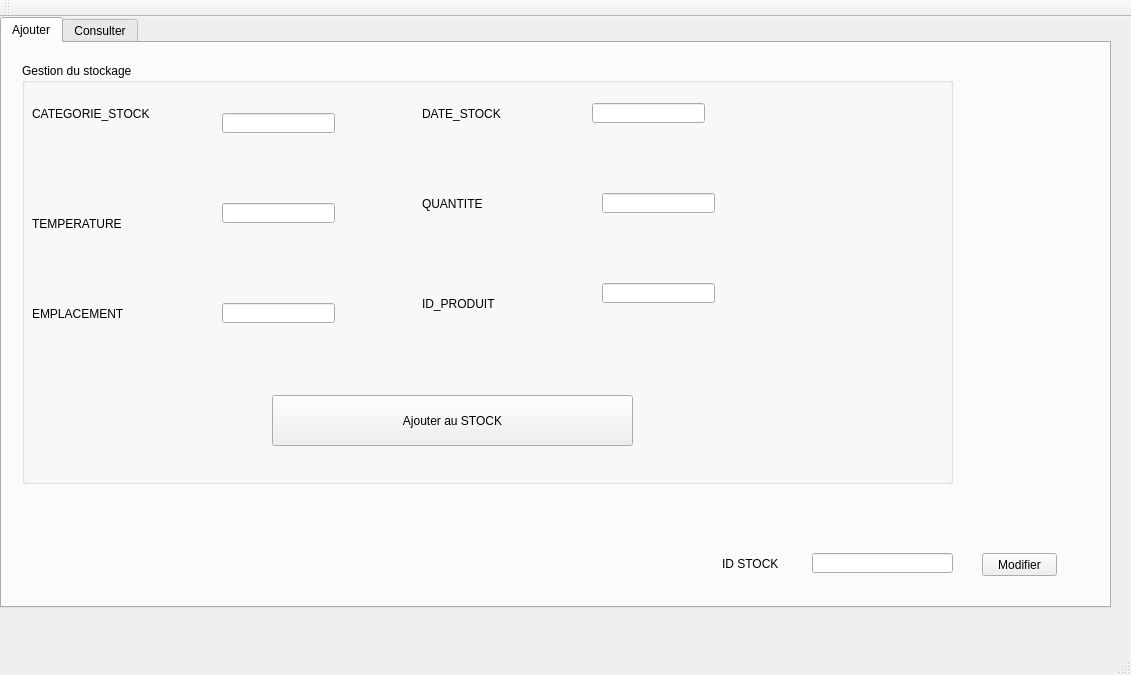
<?xml version="1.0" encoding="UTF-8"?>
<ui version="4.0">
 <class>MainWindow</class>
 <widget class="QMainWindow" name="MainWindow">
  <property name="geometry">
   <rect>
    <x>0</x>
    <y>0</y>
    <width>1131</width>
    <height>675</height>
   </rect>
  </property>
  <property name="windowTitle">
   <string>Gestion des Clients</string>
  </property>
  <widget class="QWidget" name="centralWidget">
   <widget class="QTabWidget" name="tabWidget">
    <property name="geometry">
     <rect>
      <x>0</x>
      <y>0</y>
      <width>1111</width>
      <height>591</height>
     </rect>
    </property>
    <property name="currentIndex">
     <number>0</number>
    </property>
    <widget class="QWidget" name="tab">
     <attribute name="title">
      <string>Ajouter</string>
     </attribute>
     <widget class="QGroupBox" name="groupBox">
      <property name="geometry">
       <rect>
        <x>20</x>
        <y>20</y>
        <width>931</width>
        <height>421</height>
       </rect>
      </property>
      <property name="title">
       <string>Gestion du stockage</string>
      </property>
      <widget class="QLabel" name="label_2">
       <property name="geometry">
        <rect>
         <x>10</x>
         <y>40</y>
         <width>171</width>
         <height>21</height>
        </rect>
       </property>
       <property name="text">
        <string>CATEGORIE_STOCK</string>
       </property>
      </widget>
      <widget class="QLabel" name="label_3">
       <property name="geometry">
        <rect>
         <x>10</x>
         <y>150</y>
         <width>131</width>
         <height>21</height>
        </rect>
       </property>
       <property name="text">
        <string>TEMPERATURE</string>
       </property>
      </widget>
      <widget class="QLineEdit" name="lineEdit_2">
       <property name="geometry">
        <rect>
         <x>200</x>
         <y>50</y>
         <width>113</width>
         <height>20</height>
        </rect>
       </property>
      </widget>
      <widget class="QLineEdit" name="lineEdit_3">
       <property name="geometry">
        <rect>
         <x>200</x>
         <y>140</y>
         <width>113</width>
         <height>20</height>
        </rect>
       </property>
      </widget>
      <widget class="QPushButton" name="pushButton">
       <property name="geometry">
        <rect>
         <x>250</x>
         <y>332</y>
         <width>361</width>
         <height>51</height>
        </rect>
       </property>
       <property name="text">
        <string>Ajouter au STOCK</string>
       </property>
      </widget>
      <widget class="QLabel" name="label_4">
       <property name="geometry">
        <rect>
         <x>10</x>
         <y>240</y>
         <width>131</width>
         <height>21</height>
        </rect>
       </property>
       <property name="text">
        <string>EMPLACEMENT</string>
       </property>
      </widget>
      <widget class="QLabel" name="label_5">
       <property name="geometry">
        <rect>
         <x>400</x>
         <y>40</y>
         <width>131</width>
         <height>21</height>
        </rect>
       </property>
       <property name="text">
        <string>DATE_STOCK	</string>
       </property>
      </widget>
      <widget class="QLabel" name="label_6">
       <property name="geometry">
        <rect>
         <x>400</x>
         <y>130</y>
         <width>131</width>
         <height>21</height>
        </rect>
       </property>
       <property name="text">
        <string>QUANTITE	</string>
       </property>
      </widget>
      <widget class="QLabel" name="label_7">
       <property name="geometry">
        <rect>
         <x>400</x>
         <y>230</y>
         <width>131</width>
         <height>21</height>
        </rect>
       </property>
       <property name="text">
        <string>ID_PRODUIT</string>
       </property>
      </widget>
      <widget class="QLineEdit" name="lineEdit_4">
       <property name="geometry">
        <rect>
         <x>200</x>
         <y>240</y>
         <width>113</width>
         <height>20</height>
        </rect>
       </property>
      </widget>
      <widget class="QLineEdit" name="lineEdit_5">
       <property name="geometry">
        <rect>
         <x>570</x>
         <y>40</y>
         <width>113</width>
         <height>20</height>
        </rect>
       </property>
      </widget>
      <widget class="QLineEdit" name="lineEdit_6">
       <property name="geometry">
        <rect>
         <x>580</x>
         <y>130</y>
         <width>113</width>
         <height>20</height>
        </rect>
       </property>
      </widget>
      <widget class="QLineEdit" name="lineEdit_7">
       <property name="geometry">
        <rect>
         <x>580</x>
         <y>220</y>
         <width>113</width>
         <height>20</height>
        </rect>
       </property>
      </widget>
     </widget>
     <widget class="QPushButton" name="pushButton_4">
      <property name="geometry">
       <rect>
        <x>980</x>
        <y>510</y>
        <width>75</width>
        <height>23</height>
       </rect>
      </property>
      <property name="text">
       <string>Modifier</string>
      </property>
     </widget>
     <widget class="QLineEdit" name="lineEdit">
      <property name="geometry">
       <rect>
        <x>810</x>
        <y>510</y>
        <width>141</width>
        <height>20</height>
       </rect>
      </property>
     </widget>
     <widget class="QLabel" name="label">
      <property name="geometry">
       <rect>
        <x>720</x>
        <y>510</y>
        <width>101</width>
        <height>21</height>
       </rect>
      </property>
      <property name="text">
       <string>ID STOCK</string>
      </property>
     </widget>
    </widget>
    <widget class="QWidget" name="tab_2">
     <attribute name="title">
      <string>Consulter</string>
     </attribute>
     <widget class="QTableView" name="tableView">
      <property name="geometry">
       <rect>
        <x>10</x>
        <y>90</y>
        <width>1091</width>
        <height>251</height>
       </rect>
      </property>
     </widget>
     <widget class="QPushButton" name="pushButton_5">
      <property name="geometry">
       <rect>
        <x>940</x>
        <y>490</y>
        <width>75</width>
        <height>23</height>
       </rect>
      </property>
      <property name="text">
       <string>Supprimer</string>
      </property>
     </widget>
     <widget class="QLineEdit" name="textDelete">
      <property name="geometry">
       <rect>
        <x>810</x>
        <y>490</y>
        <width>113</width>
        <height>20</height>
       </rect>
      </property>
     </widget>
     <widget class="QLabel" name="label_14">
      <property name="geometry">
       <rect>
        <x>760</x>
        <y>490</y>
        <width>47</width>
        <height>14</height>
       </rect>
      </property>
      <property name="text">
       <string>ID</string>
      </property>
     </widget>
    </widget>
   </widget>
  </widget>
  <widget class="QMenuBar" name="menuBar">
   <property name="geometry">
    <rect>
     <x>0</x>
     <y>0</y>
     <width>1131</width>
     <height>30</height>
    </rect>
   </property>
  </widget>
  <widget class="QToolBar" name="mainToolBar">
   <attribute name="toolBarArea">
    <enum>TopToolBarArea</enum>
   </attribute>
   <attribute name="toolBarBreak">
    <bool>false</bool>
   </attribute>
  </widget>
  <widget class="QStatusBar" name="statusBar"/>
 </widget>
 <layoutdefault spacing="6" margin="11"/>
 <resources/>
 <connections/>
</ui>
